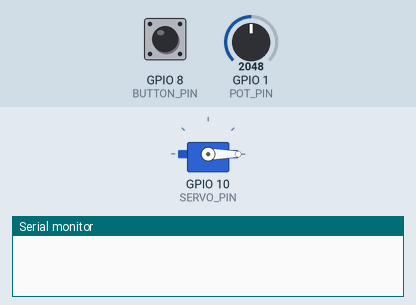
The sketch below on a simulated ESP32-S3. Shown: servo, the last lines printed to the serial monitor. The test bench sets the inputs (shaded band); at power-on: GPIO 8 (BUTTON_PIN) HIGH, GPIO 1 (POT_PIN) = 2048.

Above: at 1.7 s.
1.8 s: GPIO 8 (BUTTON_PIN) pulled LOW for 0.15 s
At 2.3 s:
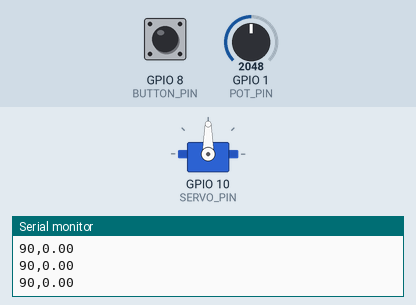
3.5 s: GPIO 1 (POT_PIN) set to 2866
At 4.7 s:
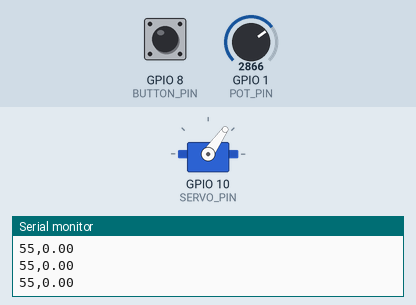
5.0 s: GPIO 1 (POT_PIN) set to 3603
At 5.6 s:
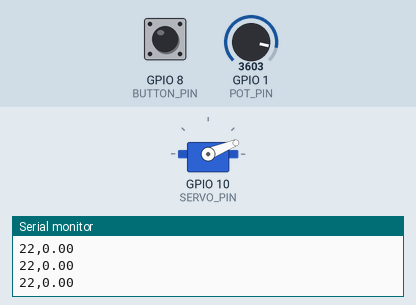
6.5 s: GPIO 1 (POT_PIN) set to 1228
At 7.7 s:
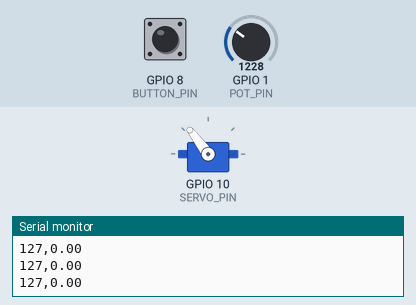
8.0 s: GPIO 1 (POT_PIN) set to 491
At 8.5 s:
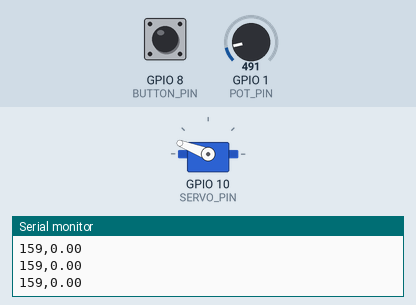
9.5 s: GPIO 1 (POT_PIN) set to 0
At 10.5 s:
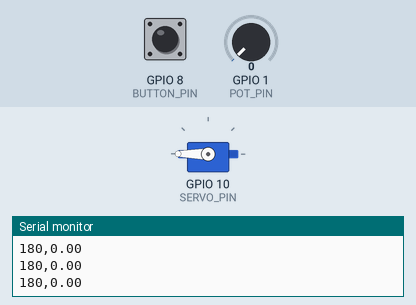
Timing chart, 0 to 12.0 s (numbered marks = the images above; inputs shaded):
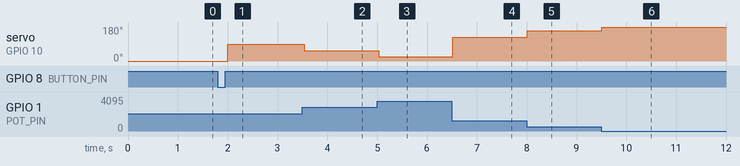

The sketch:

skeleton.ino
```cpp
#include <ESP32Servo.h>

// pin definitions
int ECHO_PIN = 4;
int TRIG_PIN = 5;
int SERVO_PIN = 10;
int BUTTON_PIN = 8;
int POT_PIN = 1;

// global declarations
Servo myServo;
int angle = 0;
bool forward = true;
bool manualMode = false;

// main setup
void setup() {
  Serial.begin(115200);

  pinMode(TRIG_PIN, OUTPUT);
  pinMode(ECHO_PIN, INPUT);
  pinMode(BUTTON_PIN, INPUT_PULLUP);
  pinMode(POT_PIN, INPUT);

  myServo.attach(SERVO_PIN);

  angle = 0;
  myServo.write(angle);
  delay(500);
}

// main loop
void loop() {
  int potValue = 0;
  float distance = 0;

  // check button and toggle mode
  int buttonState = digitalRead(BUTTON_PIN);
  if (buttonState == LOW) {
    manualMode = !manualMode;
    delay(200);
  }

  if (manualMode) {
    // ----- MANUAL MODE -----

    potValue = analogRead(POT_PIN);

    angle = map(potValue, 0, 4095, 180, 0); // can be changed for reading in opposite range

    myServo.write(angle);
    delay(30);

    // measure distance
    // digitalWrite(TRIG_PIN, LOW);
    // delayMicroseconds(2);
    // digitalWrite(TRIG_PIN, HIGH);
    // delayMicroseconds(10);
    // digitalWrite(TRIG_PIN, LOW);

    // long duration = pulseIn(ECHO_PIN, HIGH, 30000);

    // if (duration == 0) {
    //   distance = -1;
    // } else {
    //   distance = (duration * 0.0343) / 2;
    // }

    // output to serial monitor
    Serial.print(angle);
    Serial.print(",");
    Serial.println(distance);

    delay(15);

  } else {
    // ----- AUTO SWEEP MODE -----

    // if (forward) {
    //   angle = angle + 2;
    //
    //   if (angle >= 180) {
    //     angle = 180;
    //     forward = false;
    //   }
    // } else {
    //   angle = angle - 2;
    //
    //   if (angle <= 0) {
    //     angle = 0;
    //     forward = true;
    //   }
    // }

    // myServo.write(angle);
    // delay(30);

    // measure distance
    // digitalWrite(TRIG_PIN, LOW);
    // delayMicroseconds(2);
    // digitalWrite(TRIG_PIN, HIGH);
    // delayMicroseconds(10);
    // digitalWrite(TRIG_PIN, LOW);

    // long duration = pulseIn(ECHO_PIN, HIGH, 30000);

    // if (duration == 0) {
    //   distance = -1;
    // } else {
    //   distance = (duration * 0.0343) / 2;
    // }

    // output to serial monitor
    // Serial.print(angle);
    // Serial.print(",");
    // Serial.println(distance);

    // delay(15);
  }
}
```

Measured:
- after the input at 1.8 s, servo on GPIO 10 (SERVO_PIN): 0° → 90° after 0.20 s
- after the input at 3.5 s, servo on GPIO 10 (SERVO_PIN): 90° → 55° at once
- after the input at 5.0 s, servo on GPIO 10 (SERVO_PIN): 55° → 22° at once
- after the input at 6.5 s, servo on GPIO 10 (SERVO_PIN): 22° → 127° at once
- after the input at 8.0 s, servo on GPIO 10 (SERVO_PIN): 127° → 159° at once
- after the input at 9.5 s, servo on GPIO 10 (SERVO_PIN): 159° → 180° at once
